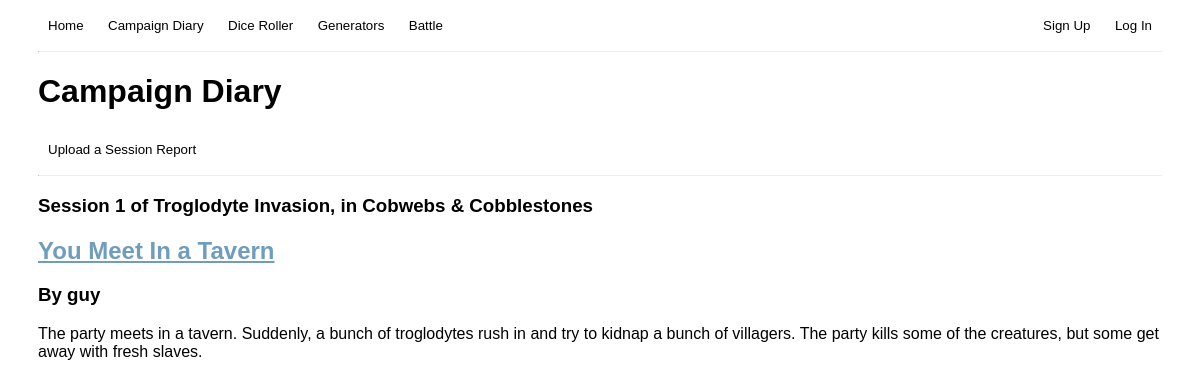
The page /blog/ on the database as committed earlier.
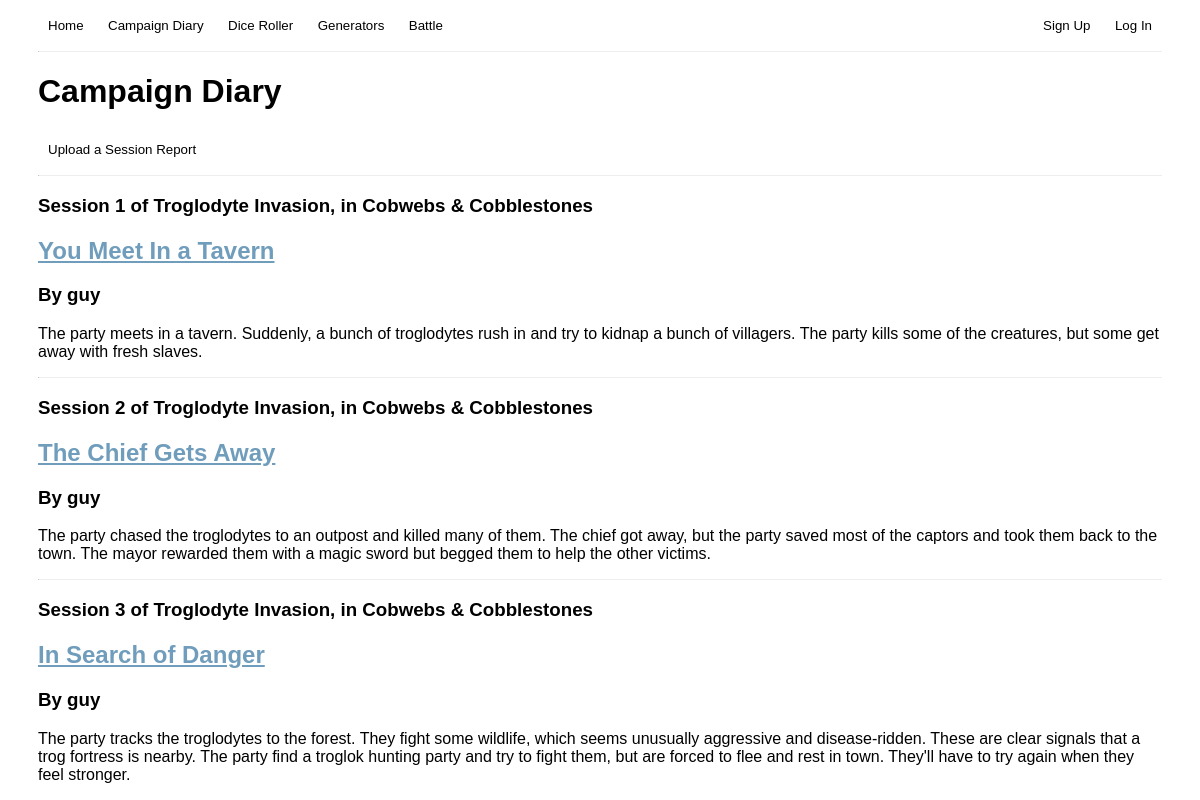
The same page on the database as committed later.
### blog/models.py (models this page shows, shortened)
class Post(models.Model):
    title = models.CharField(max_length=200)
    author = models.ForeignKey(
        'auth.User',
        on_delete=models.CASCADE,
    )
    campaign = models.CharField(max_length=200)
    session = models.SmallIntegerField()
    system = models.CharField(max_length=200)
    text = models.TextField()

### blog/views.py (the view)
# urls.py: path("blog/", CampaignDiaryView.as_view(), name="Campaign Diary"),
class CampaignDiaryView(ListView):
    model = Post
    template_name = "campaign_diary.html"

### blog/templates/campaign_diary.html (shortened to what this page needs)
<!DOCTYPE html>
<html>
    <head>
    </head>
    <body>
        {% extends "base.html" %}
        {% block content %}
        <div>
            <h1>Campaign Diary</h1>
            <a href="{% url 'Upload Session Report' %}"><button>Upload a Session Report</button></a>
        </div>
        {% for post in post_list %}
        <hr>
        <div class="post-entry">
            <h3>Session {{ post.session }} of {{ post.campaign }}, in {{ post.system }}</h3>
            <a href="{% url 'Individual Post' post.pk %}"><h2>{{ post.title }}</h2></a>
            <h3>By {{ post.author }}</h3>
            <p>{{ post.text }}</p>
        </div>
        {% endfor %}
        {% endblock %}

### templates/base.html (shortened to what this page needs)
<head>
    {% load static %}
    <link rel="stylesheet" type="text/css" href='/static/css/style.css'>
</head>
<header>
    <a href="{% url 'Home Page' %}"><button>Home</button></a>
    <a href="{% url 'Campaign Diary' %}"><button>Campaign Diary</button></a>
    <a href="{% url 'Dice Roller' %}"><button>Dice Roller</button></a>
    <a href="{% url 'Generators' %}"><button>Generators</button></a>
    <a href="{% url 'Battle' %}"><button>Battle</button></a>
    <span class="float_right">
        {% if user.is_authenticated %}
        <span>Logged in as {{ user.username }}</span>
        {% else %}
        <a href="{% url 'Sign Up' %}"><button>Sign Up</button></a>
        <a href="{% url 'Account' %}"><button>Log In</button></a>
        {% endif %}
    </span>
    <hr>
</header>
{% block content %}
{% endblock %}

### static/css/style.css (style rules this page uses)
.float_right { float: right; text-align: right; }
body { font-family: 'Trebuchet MS', 'Lucida Sans Unicode', 'Lucida Grande', 'Lucida Sans', Arial, sans-serif; padding-left: 2.5%; padding-right: 2.5%; }
button { padding: 10px; border-radius: 20px; background-color: white; border: none; transition-duration: 0.5s; }
hr { border-top: rgb(235, 241, 245); }
a { color: rgb(111, 157, 187); }

Rows that differ between the two databases and show on the page:
added Post: session "2", campaign "Troglodyte Invasion", system "Cobwebs & Cobblestones", title "The Chief Gets Away", author "guy", text "The party chased the troglodytes to an outpost and killed many of them. The chief got away, but the party saved most of the captors and took them back to the town. The mayor rewarded them with a magic sword but begged them to help the other victims."
added Post: session "3", campaign "Troglodyte Invasion", system "Cobwebs & Cobblestones", title "In Search of Danger", author "guy", text "The party tracks the troglodytes to the forest. They fight some wildlife, which seems unusually aggressive and disease-ridden. These are clear signals that a trog fortress is nearby. The party find a troglok hunting party and try to fight them, but are forced to flee and rest in town. They'll have to try again when they feel stronger."
